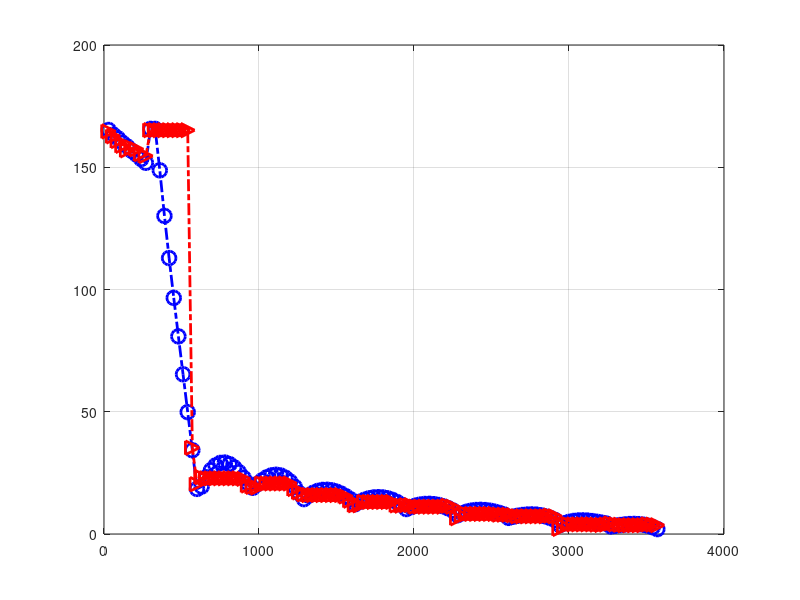

MATLAB code for this plot: (Note: this script raises an error after producing the figure.)
%%%%%%%%%%%%%%%%%%%%%%%%%%%%%%%%%%%%%%%%%%%%%%%%%%%%%%%%%%%%%%%%%%%%%%%%%
% RMSE - Flight distance graph
%%%%%%%%%%%%%%%%%%%%%%%%%%%%%%%%%%%%%%%%%%%%%%%%%%%%%%%%%%%%%%%%%%%%%%%%%

clear all; close all; clc;

a = 30*(1:119);
b = a';

load('al4.mat')
al1 = de;
al1 = [b, al1];

load('al42.mat')
al2 = de;
al2 = [b, al2];


p1=plot(al1(:,1), al1(:,2), 'b-.o', 'LineWidth',2, 'MarkerSize',10); hold on; grid on; %grid minor;
p2=plot(al2(:,1), al2(:,2), 'r-.>', 'LineWidth',2, 'MarkerSize',10); 
p1.MarkerIndices = 1:5:length(al1);
p2.MarkerIndices = 1:5:length(al2);
xlim([0 3600]);
ylim([0 180]);

xlabel('Drone Distance from Take Off (meters)', FontSize=20)
ylabel('RMSE (meters)', FontSize=20)

legend("CHLM-SRL", "CHLM-DRL", FontSize=20);
